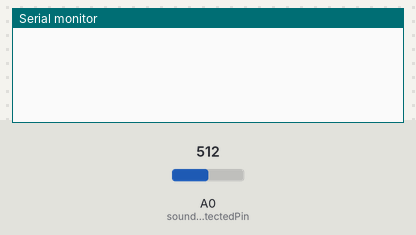
Bench run of a sketch on a simulated Arduino Uno, built with avr-gcc and run on an emulated ATmega328P. Parts: the last lines printed to the serial monitor. Inputs (shaded band) come from the test bench; at power-on: A0 (soundDetectedPin) = 512.

Above: at 2.7 s.
2.8 s: A0 (soundDetectedPin) set to 984
At 3.5 s:
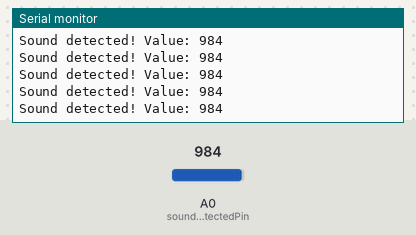
5.8 s: A0 (soundDetectedPin) set to 1016
At 6.5 s:
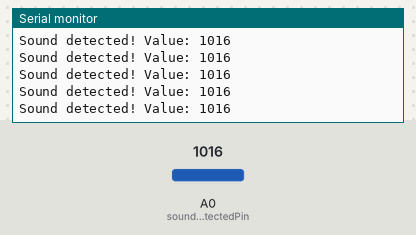

The sketch:

sound_detector.ino
```cpp
int soundDetectedPin = A0; //10; // Use Pin 10 as our Input
int soundDetectedVal = HIGH; // This is where we record our Sound Measurement
boolean bAlarm = false;
int THRESHOLD = 540;

unsigned long lastSoundDetectTime; // Record the time that we measured a sound


int soundAlarmTime = 500; // Number of milli seconds to keep the sound alarm high


void setup ()
{
  Serial.begin(9600);
  pinMode (soundDetectedPin, INPUT) ; // input from the Sound Detection Module
}
void loop ()
{
  soundDetectedVal = analogRead (soundDetectedPin) ; // read the sound alarm time

  //Serial.println(soundDetectedVal);

  if(soundDetectedVal >= THRESHOLD){
    Serial.print("Sound detected! Value: ");
    Serial.println(soundDetectedVal);
    }
}
```

Measured:
- after the input at 2.8 s, the serial monitor: prints a new line at once (image 1)
- after the input at 5.8 s, the serial monitor: prints a new line after 0.09 s (image 2)
